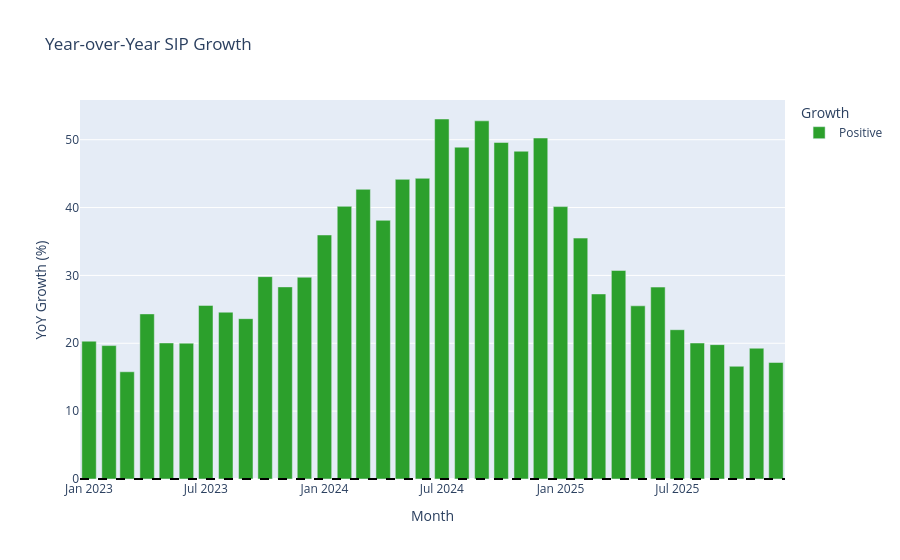

The code cell stored with this chart in its notebook:
### Code cell
# add a zero reference line
fig.add_hline(
    y=0,
    line_dash="dash",
    line_color="black"
)

### Figure 1 — Plotly figure (JSON) as saved in the notebook; plotly's stock layout.template omitted (floating-point values rounded to 4 significant figures)
{"data": [{"hovertemplate": "Growth=Positive<br>Month=%{x}<br>YoY Growth (%)=%{y}<extra></extra>", "legendgroup": "Positive", "marker": {"color": "#2ca02c", "pattern": {"shape": ""}}, "name": "Positive", "orientation": "v", "showlegend": true, "textposition": "auto", "type": "bar", "x": ["2023-01-01T00:00:00", "2023-02-01T00:00:00", "2023-03-01T00:00:00", "2023-04-01T00:00:00", "2023-05-01T00:00:00", "2023-06-01T00:00:00", "2023-07-01T00:00:00", "2023-08-01T00:00:00", "2023-09-01T00:00:00", "2023-10-01T00:00:00", "2023-11-01T00:00:00", "2023-12-01T00:00:00", "2024-01-01T00:00:00", "2024-02-01T00:00:00", "2024-03-01T00:00:00", "2024-04-01T00:00:00", "2024-05-01T00:00:00", "2024-06-01T00:00:00", "2024-07-01T00:00:00", "2024-08-01T00:00:00", "2024-09-01T00:00:00", "2024-10-01T00:00:00", "2024-11-01T00:00:00", "2024-12-01T00:00:00", "2025-01-01T00:00:00", "2025-02-01T00:00:00", "2025-03-01T00:00:00", "2025-04-01T00:00:00", "2025-05-01T00:00:00", "2025-06-01T00:00:00", "2025-07-01T00:00:00", "2025-08-01T00:00:00", "2025-09-01T00:00:00", "2025-10-01T00:00:00", "2025-11-01T00:00:00", "2025-12-01T00:00:00"], "xaxis": "x", "y": [20.31, 19.66, 15.8, 24.33, 20.05, 20.02, 25.58, 24.58, 23.63, 29.82, 28.31, 29.74, 35.96, 40.18, 42.69, 38.12, 44.16, 44.31, 53.05, 48.9, 52.78, 49.59, 48.3, 50.25, 40.14, 35.5, 27.27, 30.73, 25.52, 28.28, 22.0, 20.04, 19.8, 16.61, 19.27, 17.17], "yaxis": "y"}], "layout": {"barmode": "relative", "legend": {"title": {"text": "Growth"}, "tracegroupgap": 0}, "shapes": [{"line": {"color": "black", "dash": "dash"}, "type": "line", "x0": 0, "x1": 1, "xref": "x domain", "y0": 0, "y1": 0, "yref": "y"}], "title": {"text": "Year-over-Year SIP Growth"}, "xaxis": {"anchor": "y", "domain": [0, 1], "title": {"text": "Month"}}, "yaxis": {"anchor": "x", "domain": [0, 1], "title": {"text": "YoY Growth (%)"}}}}
